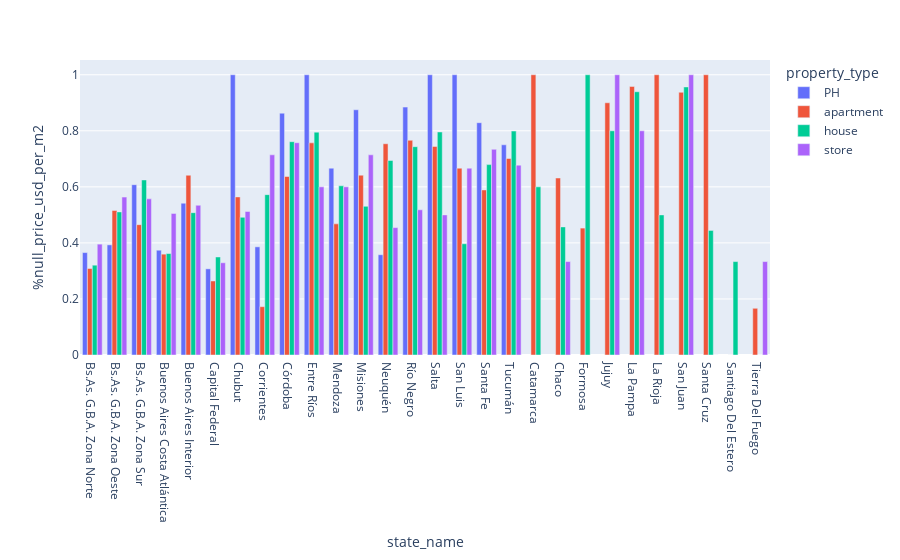

The notebook cell saved with this chart:
### Code cell
#Dataset con los nulos y el total agrupados por state y property type
data_state_proptype=null_state_proptype.join(other=total_state_proptype)
data_state_proptype=data_state_proptype.rename(columns={'state_name':'total'})
data_state_proptype=calculate_percent(data_state_proptype,'total')
data_state_proptype= data_state_proptype.reset_index()
px.bar(data_state_proptype, x='state_name',y='%null_price_usd_per_m2', color='property_type',barmode='group')

### Figure 1 — Plotly figure (JSON) as saved in the notebook; plotly's stock layout.template omitted (floating-point values rounded to 4 significant figures)
{"data": [{"alignmentgroup": "True", "hovertemplate": "property_type=PH<br>state_name=%{x}<br>%null_price_usd_per_m2=%{y}<extra></extra>", "legendgroup": "PH", "marker": {"color": "#636efa"}, "name": "PH", "offsetgroup": "PH", "orientation": "v", "showlegend": true, "textposition": "auto", "type": "bar", "x": ["Bs.As. G.B.A. Zona Norte", "Bs.As. G.B.A. Zona Oeste", "Bs.As. G.B.A. Zona Sur", "Buenos Aires Costa Atlántica", "Buenos Aires Interior", "Capital Federal", "Chubut", "Corrientes", "Córdoba", "Entre Ríos", "Mendoza", "Misiones", "Neuquén", "Río Negro", "Salta", "San Luis", "Santa Fe", "Tucumán"], "xaxis": "x", "y": [0.3655, 0.3929, 0.6078, 0.3739, 0.5417, 0.3074, 1, 0.386, 0.8628, 1, 0.6667, 0.875, 0.3578, 0.8846, 1, 1, 0.8289, 0.75], "yaxis": "y"}, {"alignmentgroup": "True", "hovertemplate": "property_type=apartment<br>state_name=%{x}<br>%null_price_usd_per_m2=%{y}<extra></extra>", "legendgroup": "apartment", "marker": {"color": "#EF553B"}, "name": "apartment", "offsetgroup": "apartment", "orientation": "v", "showlegend": true, "textposition": "auto", "type": "bar", "x": ["Bs.As. G.B.A. Zona Norte", "Bs.As. G.B.A. Zona Oeste", "Bs.As. G.B.A. Zona Sur", "Buenos Aires Costa Atlántica", "Buenos Aires Interior", "Capital Federal", "Catamarca", "Chaco", "Chubut", "Corrientes", "Córdoba", "Entre Ríos", "Formosa", "Jujuy", "La Pampa", "La Rioja", "Mendoza", "Misiones", "Neuquén", "Río Negro", "Salta", "San Juan", "San Luis", "Santa Cruz", "Santa Fe", "Santiago Del Estero", "Tierra Del Fuego", "Tucumán"], "xaxis": "x", "y": [0.3087, 0.5158, 0.465, 0.3599, 0.6414, 0.2641, 1, 0.6316, 0.5641, 0.1724, 0.6369, 0.7569, 0.4528, 0.9, 0.9583, 1, 0.4679, 0.6417, 0.7538, 0.7662, 0.7442, 0.9375, 0.6667, 1, 0.5889, 0, 0.1667, 0.7012], "yaxis": "y"}, {"alignmentgroup": "True", "hovertemplate": "property_type=house<br>state_name=%{x}<br>%null_price_usd_per_m2=%{y}<extra></extra>", "legendgroup": "house", "marker": {"color": "#00cc96"}, "name": "house", "offsetgroup": "house", "orientation": "v", "showlegend": true, "textposition": "auto", "type": "bar", "x": ["Bs.As. G.B.A. Zona Norte", "Bs.As. G.B.A. Zona Oeste", "Bs.As. G.B.A. Zona Sur", "Buenos Aires Costa Atlántica", "Buenos Aires Interior", "Capital Federal", "Catamarca", "Chaco", "Chubut", "Corrientes", "Córdoba", "Entre Ríos", "Formosa", "Jujuy", "La Pampa", "La Rioja", "Mendoza", "Misiones", "Neuquén", "Río Negro", "Salta", "San Juan", "San Luis", "Santa Cruz", "Santa Fe", "Santiago Del Estero", "Tierra Del Fuego", "Tucumán"], "xaxis": "x", "y": [0.3205, 0.5106, 0.6246, 0.362, 0.5079, 0.3498, 0.6, 0.4571, 0.4913, 0.5722, 0.7611, 0.7952, 1, 0.8, 0.9394, 0.5, 0.6037, 0.5305, 0.6941, 0.7433, 0.7958, 0.9565, 0.397, 0.4444, 0.6793, 0.3333, 0, 0.7991], "yaxis": "y"}, {"alignmentgroup": "True", "hovertemplate": "property_type=store<br>state_name=%{x}<br>%null_price_usd_per_m2=%{y}<extra></extra>", "legendgroup": "store", "marker": {"color": "#ab63fa"}, "name": "store", "offsetgroup": "store", "orientation": "v", "showlegend": true, "textposition": "auto", "type": "bar", "x": ["Bs.As. G.B.A. Zona Norte", "Bs.As. G.B.A. Zona Oeste", "Bs.As. G.B.A. Zona Sur", "Buenos Aires Costa Atlántica", "Buenos Aires Interior", "Capital Federal", "Chaco", "Chubut", "Corrientes", "Córdoba", "Entre Ríos", "Jujuy", "La Pampa", "Mendoza", "Misiones", "Neuquén", "Río Negro", "Salta", "San Juan", "San Luis", "Santa Cruz", "Santa Fe", "Tierra Del Fuego", "Tucumán"], "xaxis": "x", "y": [0.3956, 0.5635, 0.5571, 0.5053, 0.5342, 0.3292, 0.3333, 0.5122, 0.7143, 0.7575, 0.6, 1, 0.8, 0.6, 0.7143, 0.4545, 0.5181, 0.5, 1, 0.6667, 0, 0.734, 0.3333, 0.6774], "yaxis": "y"}], "layout": {"autosize": true, "barmode": "group", "legend": {"title": {"text": "property_type"}, "tracegroupgap": 0}, "margin": {"t": 60}, "xaxis": {"anchor": "y", "autorange": true, "domain": [0, 1], "range": [-0.5, 27.5], "title": {"text": "state_name"}, "type": "category"}, "yaxis": {"anchor": "x", "autorange": true, "domain": [0, 1], "range": [0, 1.053], "title": {"text": "%null_price_usd_per_m2"}, "type": "linear"}}}
